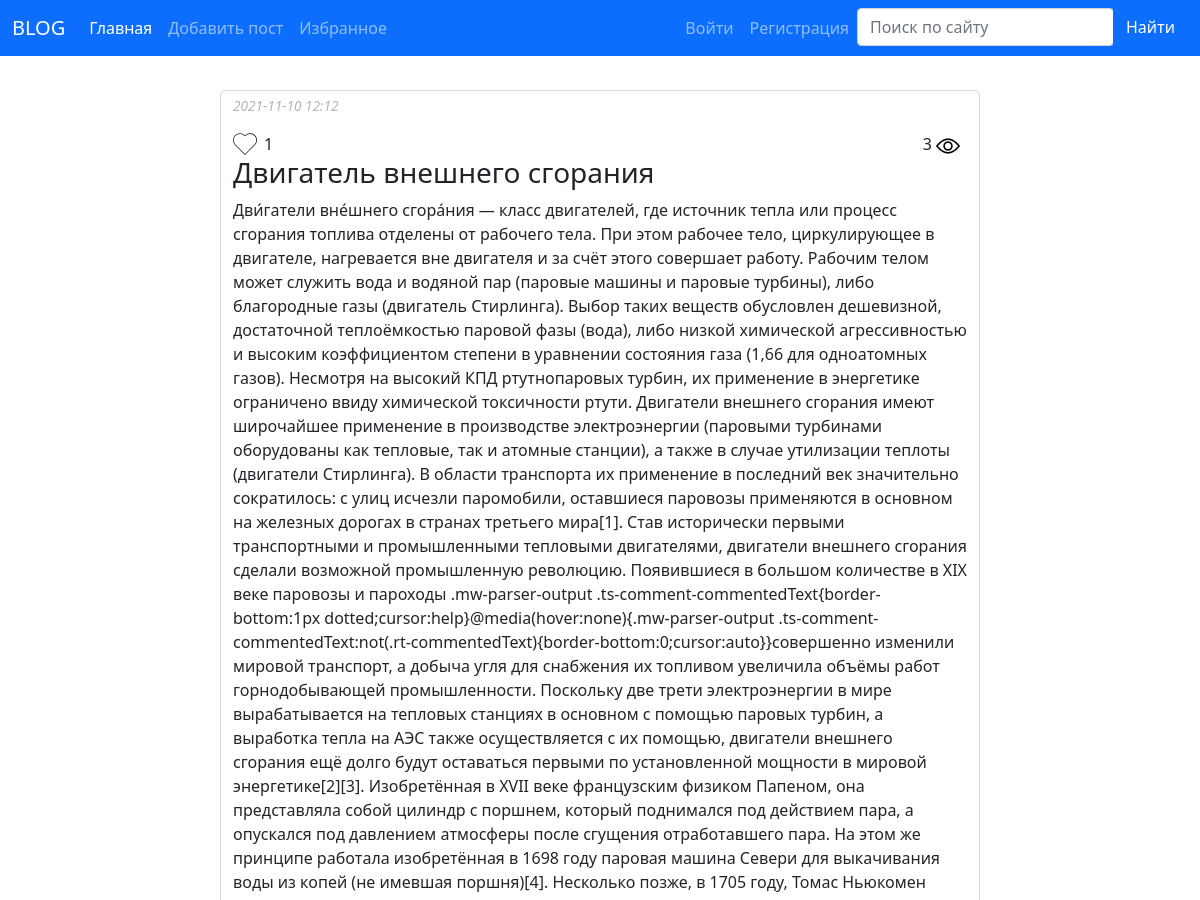
Before: /post/110 (upper part) with the older database file.
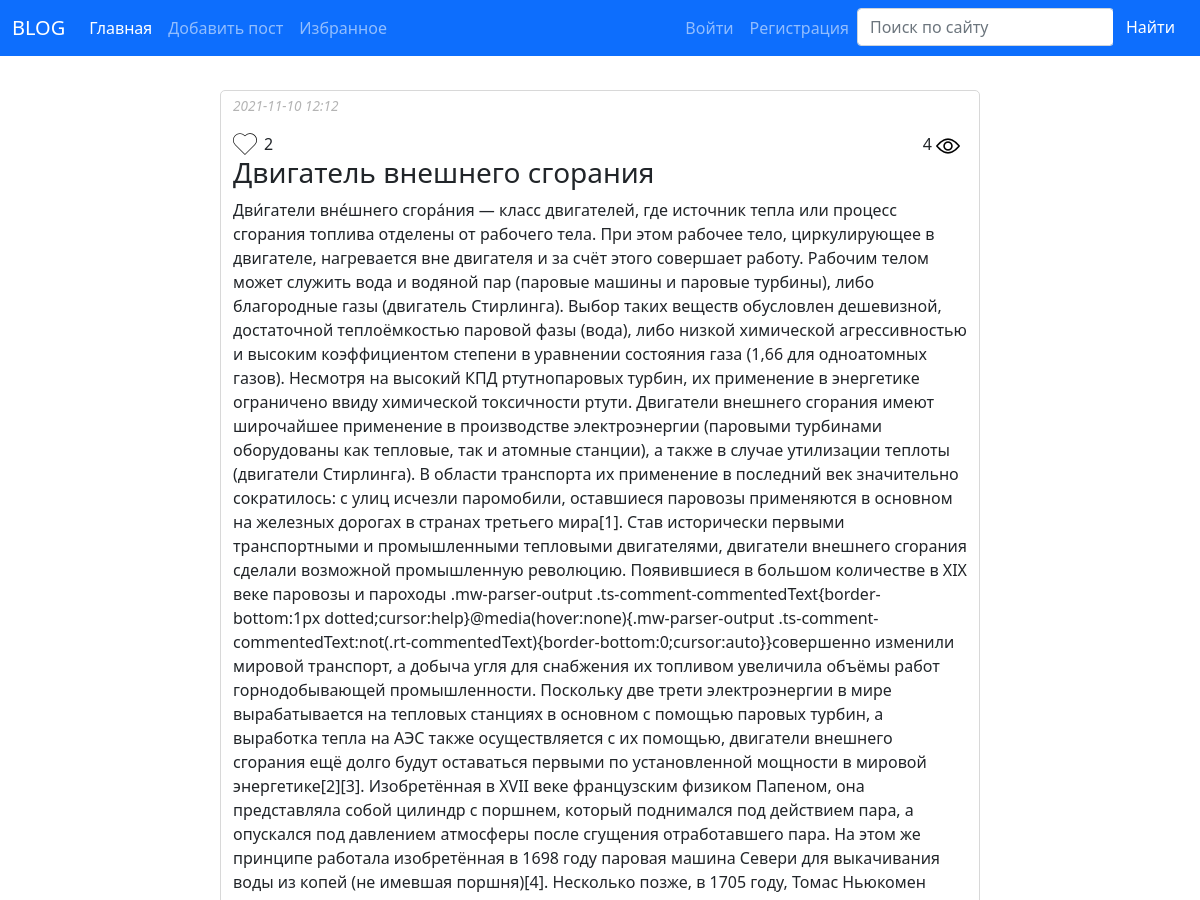
After: the same page with the newer database file.
### app.py (models this page shows, shortened)
class Post(db.Model):
    id = db.Column(db.Integer(), primary_key=True)
    title = db.Column(db.String(255), nullable=False)
    content = db.Column(db.Text(), nullable=False)
    author = db.Column(db.String(255), nullable=False)
    views = db.Column(db.Integer(), nullable=False, default=0)
    likes = db.Column(db.Integer(), nullable=False, default=0)
    created_on = db.Column(db.DateTime(), default=datetime.utcnow)
    updated_on = db.Column(
        db.DateTime(), default=datetime.utcnow, onupdate=datetime.utcnow)

### app.py (the view, shortened to what this page needs)
@app.route('/post/<int:post_id>', methods=['get', 'post'])
def post(post_id):
    post_dir = 'static/images' + '/' + str(post_id)
    links_img = db.session.query(Link_img).filter(Link_img.post_id == post_id).all()
    count_favorite = len(db.session.query(Favorites).filter(Favorites.post_id == post_id).all())
    user_favorite = db.session.query(Favorites).filter(Favorites.post_id == post_id,
                                                       Favorites.user_email == str(current_user)).all()
    images = []
    if (os.path.exists(post_dir)):  # получение списка изображений для конкретного поста
        images = os.listdir(post_dir)
    try:  # увеличение счетчика просмотров
        viwe = Post.query.get(post_id)
        viwe.views = viwe.views + 1
        add_db(viwe)
    except:
        db.session.rollback()
        flash("Ошибка добавления")
    form = ComentForm()
    return render_template('post.html',
                           post=Post.query.filter(Post.id == post_id).first(),
                           coments=Coment.query.filter(Coment.post_id == post_id).all(),
                           form=form,
                           images=images,
                           links_img=links_img,
                           autoriz=current_user.is_authenticated,
                           count_favorite=count_favorite,
                           user_favorite=user_favorite,
                           user_status=check_user_status(),
                           current_user=str(current_user), )

### forms.py
class ComentForm(FlaskForm):
    coment_content = TextAreaField("Добавить комментарий: ", validators=[DataRequired()])
    submit = SubmitField("Опубликовать")

### app.py (called while the page is built)
def check_user_status():
    return str(current_user.status) if current_user.is_authenticated else None

def add_db(*args):
    for i in args:
        db.session.add(i)
    db.session.commit()

### templates/post.html (shortened to what this page needs)
{% extends 'base.html' %}
{% block content %}
<div class="row justify-content-center">
  <div class='col-12 col-sm-10 col-lg-8'>
    <br>
  </div>
  <div class="col-12 col-sm-10 col-lg-8 post">
    <p class='created_on'>{{ (post.created_on | string)[:16] }}</p>
    {% set favorites_link = '/favorites/' + post.id | string %}
    {% if autoriz %}
    {% if user_favorite %}
    <a class='add_favorite' href="{{ favorites_link }}">
      <img src="{{url_for('static', filename='/images/img/heart-31.png')}}" class='leftimg'>
    </a>
    {% else %}
    <a href="{{ favorites_link }}">
      <img src="{{url_for('static', filename='/images/img/heart-4.png')}}" class='leftimg'>
    </a>
    {% endif %}
    {% else %}
    <span data-tooltip="Что бы добавть в избранное нужно авторизоваться"><img src="{{url_for('static', filename='/images/img/heart-4.png')}}"
        class='leftimg'></span>
    {% endif %}
    {% if count_favorite > 0 %}
    {{ count_favorite }}
    {% else %}
    &nbsp
    {%endif%}
    <div class='rightimg'>{{ post.views }} <img src="{{url_for('static', filename='/images/img/view.png')}}"></div>
    <h3>{{ post.title }}</h3>
    <p>{{ post.content }}</p>
        <br>
        </div>
      </div>
    </div>
    {% endblock %}

Changed rows visible on the page:
changed Post "Двигатель внешнего сгорания": views "3" → "4"
Other visible differences:
{{ count_favorite }}: "1" → "2"
